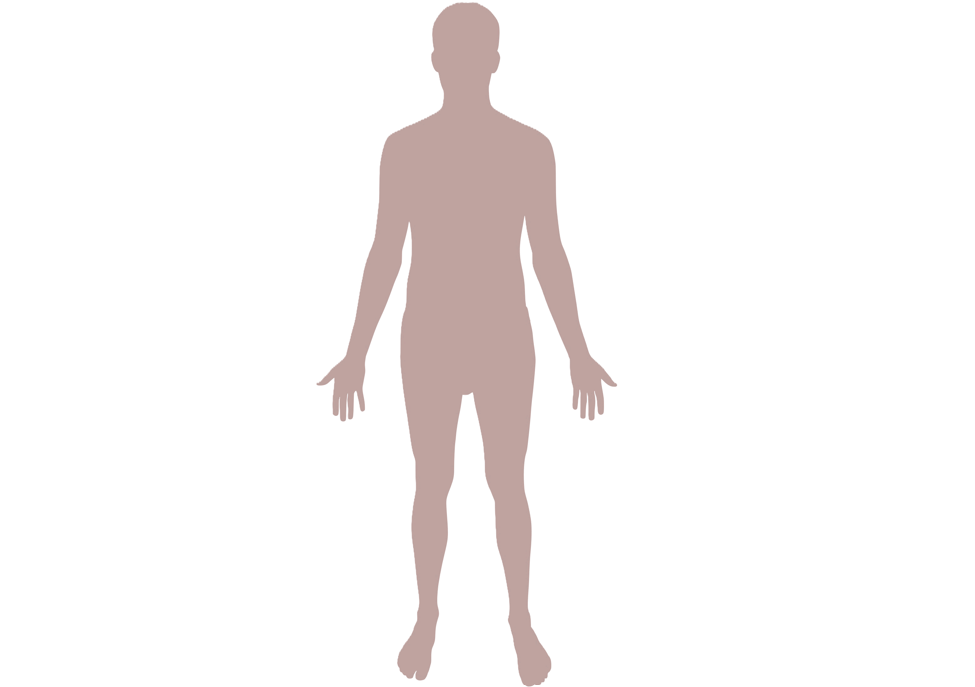
#> input picture Hs1.png, 975 x 687 px
$ jupyter execute 'Heat map.ipynb'
#> lines starting #> are read from the running program, lines starting #| are printed output that depends on the picture
[cell 1]
import pandas as pd
import seaborn as sns
import matplotlib.pyplot as plt
from PIL import Image
from matplotlib.offsetbox import OffsetImage, AnnotationBbox

rows = ['Hs TRF2 TRFH','Hg TRF2 TRFH','Nf TRF2 TRFH','Dr TRF2 TRFH','Ca TRF2 TRFH','Cp TRF2 TRFH']
cols = ['Hs Apollo Cter','Hg Apollo Cter','Nf Apollo Cter','Dr Apollo Cter','Ca Apollo Cter','Cp Apollo Cter']

data = [
    [1, 5.8294073721023, 7.416571743, 3.148635755, 3.14742025, 3.208357],
    [1.922430028, 4.0873202528942,4.682669049, 1.403529333, 3.823791673, 2.762898],
    [1.364981598, 0.696518517,7.905123916,  0.144056154, 0.144056154, 0.194712],
    [0.960945038, 1.775153086,1.813002345,  3.903317492, 0.611428633, 0.867945],
    [0.172644532, 0.574859316, 2.113328706, 0.546394337, 4.125052211, 3.75307],
    [0.053297088, 2.387636816, 2.113328706, 1.775037454, 4.37510109, 4.148218],
]

df = pd.DataFrame(data, index=rows, columns=cols)

fig, ax = plt.subplots(figsize=(15, 10))
sns.heatmap(df,
    annot=False,
    cmap='YlOrRd',
    linewidths=0.5,
    cbar_kws={
        'label': 'Value',
        'shrink': 0.65,   # làm thanh màu ngắn lại
        'aspect': 25,    # làm thanh mảnh hơn
        'pad': 0.02      # sát vào heatmap hơn
    },
    ax=ax
)

ax.set_xticklabels([])
ax.set_yticklabels([])

ax.set_xlabel('Apollo Cter domain of different species', fontsize=14)
ax.set_ylabel('TRF2 TRFHof different species', fontsize=14)

ax.xaxis.set_label_coords(0.6, 0.05)
ax.yaxis.set_label_coords(0.1, 0.5)

ax.set_title('Normalized ratio heatmap relative to Hs', pad=20, fontsize=14)
ax.tick_params(axis='both', which='both', length=0, width=1, direction='out')

# Tăng vùng trống xung quanh heatmap
ax.set_xlim(-1.8, len(cols))
ax.set_ylim(len(rows) + 1.6, -1.2)

row_imgs = ['Hs1.png', 'Hg.png', 'Nf.png', 'Dr.png', 'Ca.png', 'Cp.png']
col_imgs = ['Hs1.png', 'Hg.png', 'Nf.png', 'Dr.png', 'Ca.png', 'Cp.png']

# Ảnh hàng: đẩy sang trái
for i, img_file in enumerate(row_imgs):
    img = Image.open(img_file).convert('RGBA')
#> img is the input picture: PIL image 975x687 RGBA; mean R, G, B, A 247.7, 244.6, 244.1, 255
    im = OffsetImage(img, zoom=0.05)
    ab = AnnotationBbox(im, (-0.6, i + 0.4), xycoords='data', frameon=False)
    ab.set_clip_on(False)
    ax.add_artist(ab)

# Ảnh cột: đẩy xuống dưới
for j, img_file in enumerate(col_imgs):
    img = Image.open(img_file).convert('RGBA')
    im = OffsetImage(img, zoom=0.05)
    ab = AnnotationBbox(im, (j + 0.5, len(rows) + 0.7), xycoords='data', frameon=False)
    ab.set_clip_on(False)
    ax.add_artist(ab)

plt.subplots_adjust(left=0.2, right=0.8, top=0.88, bottom=0.22)
plt.show()
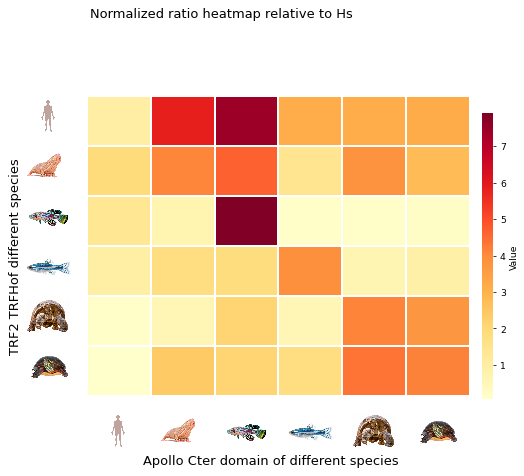
#> figure drawn by matplotlib, 2 panels

[cell 2]
fig.savefig("Heat map.png", dpi=600, bbox_inches="tight", pad_inches=0.1)

[cell 3]
import pandas as pd

rows = ['Hs TRF2 TRFH', 'Hg TRF2 TRFH', 'Dr TRF2 TRFH', 'Nf TRF2 TRFH', 'Ca TRF2 TRFH', 'Cp TRF2 TRFH']
cols = ['Hs Apollo Cter', 'Hg Apollo Cter', 'Dr Apollo Cter', 'Nf Apollo Cter', 'Ca Apollo Cter', 'Cp Apollo Cter']

average = [
    [1, 5.8294073721023, 3.148635755, 7.416571743, 3.14742025, 3.208357],
    [1.922430028, 4.0873202528942, 1.403529333, 4.682669049, 3.823791673, 2.762898],
    [0.960945038, 1.775153086, 3.903317492, 1.813002345, 0.611428633, 0.867945],
    [1.364981598, 0.696518517, 0.144056154, 7.905123916, 0.144056154, 0.194712],
    [0.172644532, 0.574859316, 0.546394337, 2.113328706, 4.125052211, 3.75307],
    [0.053297088, 2.387636816, 1.775037454, 2.113328706, 4.37510109, 4.148218],
]

sd = [
    [0.13955531501634, 0.497320321, 1.904484412, 1.279807054, 0.989170482, 1.081573],
    [0.762980237, 0.660716064166307, 0.468353483, 0.938872885, 1.426184969, 1.634007],
    [0.860589511, 0.352474159, 0.8319564, 1.217811244, 0.278302101, 0.342443],
    [0.266209349, 0.183879842, 0.062200813, 2.180656653, 0.122174917, 0.270142],
    [0.150830143, 0.49002047, 0.025065378, 0.282830169, 0.527604161, 0.60102],
    [0.046663498, 0.910048071, 0.63070567, 1.416791118, 1.761673897, 1.53078],
]

def fmt(x):
    return f"{x:.2f}".replace('.', ',')

table = [
    [f"{fmt(m)} ± {fmt(s)}" for m, s in zip(m_row, s_row)]
    for m_row, s_row in zip(average, sd)
]
